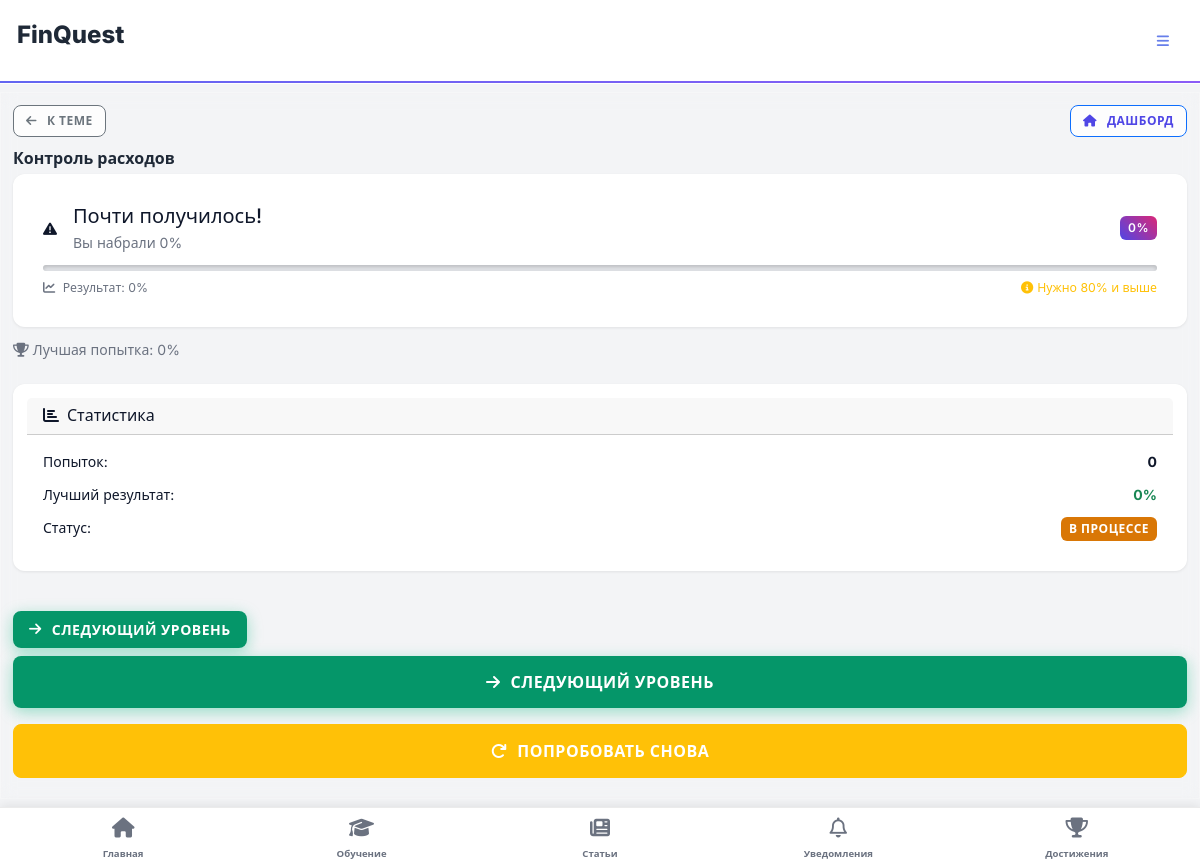
The page /level/2/result/ (signed in) on the database its author committed.
### game/models.py (models this page shows, shortened)
class Level(models.Model):
    TOPIC_CHOICES = [
        ('savings', 'Накопления'),
        ('security', 'Базовая безопасность'),
        ('scam', 'Противодействие мошенничеству'),
        ('goals', 'Финансовые цели'),
    ]
    LEVEL_TYPE_CHOICES = [
        ('quiz', 'Викторина'),
        ('test', 'Тест'),
        ('quest', 'Интерактивный квест'),
        ('scenario', 'Сценарий'),
        ('calculation', 'Финансовые расчеты'),
        ('matching', 'Сопоставление'),
        ('sorting', 'Сортировка'),
        ('simulation', 'Симуляция'),
        ('puzzle', 'Головоломка'),
        ('story', 'История с выбором'),
    ]
    type = models.CharField(max_length=20, choices=LEVEL_TYPE_CHOICES, default='quiz')
    topic = models.ForeignKey(Topic, on_delete=models.CASCADE)
    title = models.CharField(max_length=200)
    description = models.TextField()  # введение перед уровнем
    difficulty = models.IntegerField(choices=[(1, 'Легко'), (2, 'Средне'), (3, 'Сложно')], default=1)
    order_in_topic = models.PositiveIntegerField()  # порядок в теме
    reward_points = models.IntegerField(default=10)
    reward_coins = models.IntegerField(default=5)
    content = models.JSONField(default=dict, blank=True)  # Для хранения данных уровня

class UserLevelProgress(models.Model):
    user = models.ForeignKey('accounts.User', on_delete=models.CASCADE)
    level = models.ForeignKey(Level, on_delete=models.CASCADE)
    completed = models.BooleanField(default=False)
    score = models.IntegerField(null=True, blank=True)  # 0–100%
    best_score = models.IntegerField(default=0)
    attempts = models.IntegerField(default=0)
    completion_time = models.IntegerField(default=0, help_text="Время прохождения в секундах")
    best_time = models.IntegerField(default=0, help_text="Лучшее время прохождения в секундах")
    completed_at = models.DateTimeField(auto_now_add=True)
    class Meta:
        unique_together = ('user', 'level')

### game/views.py (the view)
# urls.py: path('level/<int:level_id>/result/', views.level_result, name='level_result'), # /level/1/result/
@login_required
def level_result(request, level_id):
    level = get_object_or_404(Level, id=level_id)
    progress = get_object_or_404(UserLevelProgress, user=request.user, level=level)
    correct_option = level.options.filter(is_correct=True).first()
    next_level = Level.objects.filter(
        topic=level.topic,
        order_in_topic__gt=level.order_in_topic
    ).first()
    level_up_data = request.session.pop('level_up', None)
    if level_up_data:
        pass
    else:
        level_up_data = None
    quiz_results = request.session.get(f'quiz_results_{level_id}', None)
    if f'quiz_results_{level_id}' in request.session:
        del request.session[f'quiz_results_{level_id}']
    update_streak(request.user)
    new_achievements = check_achievements(request.user)
    return render(request, 'game/level_result.html', {
        'level': level,
        'progress': progress,
        'correct_option': correct_option,
        'next_level': next_level,
        'quiz_results': quiz_results,
        'new_achievements': json.dumps(new_achievements),
        'level_up_data': level_up_data,
        'level_up_data_json': json.dumps(level_up_data) if level_up_data else 'null',
    })

### templates/game/level_result.html (shortened to what this page needs)
{% extends 'base.html' %}
{% load static %}
{% block content %}
<div class="d-flex justify-content-between align-items-center mb-3 desktop-nav-level">
  <a href="{% url 'topic_levels' level.topic.id %}" class="btn btn-sm btn-outline-secondary">
    <i class="fa-solid fa-arrow-left me-1"></i>К теме
  </a>
  <a href="{% url 'dashboard' %}" class="btn btn-sm btn-outline-primary">
    <i class="fa-solid fa-home me-1"></i>Дашборд
  </a>
</div>
<div class="row">
  <div class="col-md-8">
    <h4 class="mobile-hidden-header">{{ level.title }}</h4>
    {% if quiz_results %}
      <div class="quiz-results">
        <div class="card mb-3 result-card haptic-light slide-in-up">
          <div class="card-body">
            <div class="d-flex align-items-center mb-3">
              <div class="result-icon-wrapper me-3">
                {% if quiz_results.is_correct %}
                  <i class="fa-solid fa-trophy"></i>
                {% else %}
                  <i class="fa-solid fa-exclamation-triangle"></i>
                {% endif %}
              </div>
              <div class="flex-grow-1">
                {% if quiz_results.is_correct %}
                  <h5 class="mb-1">🎉 Молодец! Отличная работа!</h5>
                {% else %}
                  <h5 class="mb-1">Почти получилось!</h5>
                {% endif %}
                <p class="mb-0 text-muted small">Вы правильно ответили на {{ quiz_results.correct_answers }} из {{ quiz_results.total_questions }} вопросов</p>
              </div>
              <div>
                <span class="badge bg-primary">{{ quiz_results.percentage }}%</span>
              </div>
            </div>
            <div class="progress mb-2" style="height: 6px;">
              <div class="progress-bar bg-gradient result-progress-bar"
                   role="progressbar"
                   style="width: 0%;"
                   data-percent="{{ quiz_results.percentage }}"></div>
            </div>
            <div class="d-flex justify-content-between align-items-center">
              <small class="text-muted">
                <i class="fa-solid fa-check-circle me-1"></i>
                {{ quiz_results.correct_answers }} из {{ quiz_results.total_questions }} правильных
              </small>
              {% if quiz_results.is_correct %}
                <small class="text-success">
                  <i class="fa-solid fa-trophy me-1"></i>Успешно!
                </small>
              {% else %}
                <small class="text-warning">
                  <i class="fa-solid fa-info-circle me-1"></i>Нужно 80% и выше
                </small>
              {% endif %}
            </div>
          </div>
        </div>
        <div class="mt-3">
          <h6 class="mb-3"><i class="fa-solid fa-list-check me-2"></i>Разбор ответов:</h6>
          {% for answer in quiz_results.answers %}
            <div class="card mb-3 answer-card haptic-light slide-in-up">
              <div class="card-body">
                <div class="d-flex align-items-center mb-2">
                  <div class="answer-icon-wrapper me-3">
                    {% if answer.correct %}
                      <i class="fa-solid fa-check"></i>
                    {% else %}
                      <i class="fa-solid fa-times"></i>
                    {% endif %}
                  </div>
                  <div class="flex-grow-1">
                    <h6 class="mb-1">Вопрос {{ forloop.counter }}</h6>
                    <p class="mb-2 small">{{ answer.question_text }}</p>
                    <small class="text-muted">Ваш ответ: {{ answer.text }}</small>
                  </div>
                  <div>
                    {% if answer.correct %}
                      <span class="badge bg-success">Правильно</span>
                    {% else %}
                      <span class="badge bg-danger">Неправильно</span>
                    {% endif %}
                  </div>
                </div>
              </div>
            </div>
          {% endfor %}
        </div>
        {% if not quiz_results.is_correct %}
          <div class="mt-4">
            <div class="alert alert-info">
              <h6><i class="fa-solid fa-lightbulb me-2"></i>Рекомендации для изучения:</h6>
              <p class="mb-2">Рекомендуем изучить следующие темы:</p>
              <ul class="mb-0">
                <li><a href="{% url 'article_detail' 1 %}" class="text-decoration-none">Основы {{ level.topic.name|lower }}</a></li>
                <li><a href="{% url 'article_detail' 2 %}" class="text-decoration-none">Практические советы по {{ level.topic.name|lower }}</a></li>
                <li><a href="{% url 'article_detail' 3 %}" class="text-decoration-none">Частые ошибки в {{ level.topic.name|lower }}</a></li>
              </ul>
            </div>
          </div>
        {% endif %}
      </div>
    {% else %}
      <div class="card mb-3 result-card haptic-light slide-in-up">
        <div class="card-body">
          <div class="d-flex align-items-center mb-3">
            <div class="result-icon-wrapper me-3">
              {% if progress.score >= 80 %}
                <i class="fa-solid fa-trophy"></i>
              {% else %}
                <i class="fa-solid fa-exclamation-triangle"></i>
              {% endif %}
            </div>
            <div class="flex-grow-1">
              {% if progress.score >= 80 %}
                <h5 class="mb-1">🎉 Молодец! Отличная работа!</h5>
                <p class="mb-0 text-muted small">Вы набрали {{ progress.score }}% - это отличный результат!</p>
              {% else %}
                <h5 class="mb-1">Почти получилось!</h5>
                <p class="mb-0 text-muted small">Вы набрали {{ progress.score }}%</p>
              {% endif %}
            </div>
            <div>
              <span class="badge bg-primary">{{ progress.score }}%</span>
            </div>
          </div>
          <div class="progress mb-2" style="height: 6px;">
          </div>
          <div class="d-flex justify-content-between align-items-center">
            <small class="text-muted">
              <i class="fa-solid fa-chart-line me-1"></i>
              Результат: {{ progress.score }}%
            </small>
            {% if progress.score >= 80 %}
              <small class="text-success">
                <i class="fa-solid fa-trophy me-1"></i>Успешно!
              </small>
            {% else %}
              <small class="text-warning">
                <i class="fa-solid fa-info-circle me-1"></i>Нужно 80% и выше
              </small>
            {% endif %}
          </div>
        </div>
      </div>
    {% endif %}
    <div class="mt-3">
      <p class="text-muted"><i class="fa-solid fa-trophy me-1"></i>Лучшая попытка: {{ progress.best_score }}%</p>
    </div>
  </div>
  <div class="col-md-4">
    <div class="card">
      <div class="card-header">
        <h6 class="mb-0"><i class="fa-solid fa-chart-bar me-2"></i>Статистика</h6>
      </div>
      <div class="card-body">
        <div class="mb-3">
          <div class="d-flex justify-content-between">
            <span>Попыток:</span>
            <span class="fw-bold">{{ progress.attempts }}</span>
          </div>
        </div>
        <div class="mb-3">
          <div class="d-flex justify-content-between">
            <span>Лучший результат:</span>
            <span class="fw-bold text-success">{{ progress.best_score }}%</span>
          </div>
        </div>
        <div class="mb-0">
          <div class="d-flex justify-content-between">
            <span>Статус:</span>
            {% if progress.completed %}
              <span class="badge bg-success">Пройден</span>
            {% else %}
              <span class="badge bg-warning">В процессе</span>
            {% endif %}
          </div>
        </div>
      </div>
    </div>
  </div>
</div>
<div class="mt-4">
  <div class="desktop-nav-level">
    {% if next_level %}
      <a href="{% url 'level_play' next_level.id %}" class="btn btn-success">
        <i class="fa-solid fa-arrow-right me-1"></i>Следующий уровень
      </a>
    {% else %}
      <a href="{% url 'topic_levels' level.topic.id %}" class="btn btn-outline-primary">
        <i class="fa-solid fa-arrow-left me-1"></i>К теме
      </a>
    {% endif %}
  </div>
  {% if next_level %}
    <a href="{% url 'level_play' next_level.id %}" class="btn btn-success btn-lg mobile-retry-btn">
      <i class="fa-solid fa-arrow-right me-1"></i>Следующий уровень
    </a>
  {% endif %}
  <a href="{% url 'level_play' level.id %}" class="btn btn-warning btn-lg mobile-retry-btn">
    <i class="fa-solid fa-redo me-1"></i>Попробовать снова
  </a>
</div>
{% endblock %}

### rows shown on the page
Level: title "Контроль расходов"
UserLevelProgress: score "0", best_score "0", attempts "0"
